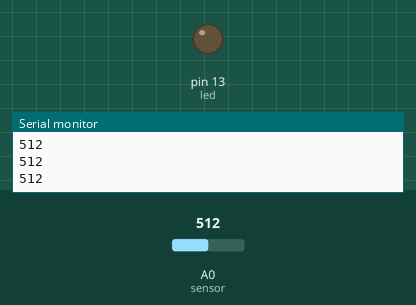
Recording of a sketch running on a simulated Arduino Uno, built with avr-gcc and run on an emulated ATmega328P. On the bench: output pins drawn as LEDs (lit = HIGH), the last lines printed to the serial monitor. Inputs (shaded band) come from the test bench; at power-on: A0 (sensor) = 512.

Above: at 1.2 s.
1.3 s: A0 (sensor) set to 427
2.8 s: A0 (sensor) set to 401
At 3.4 s:
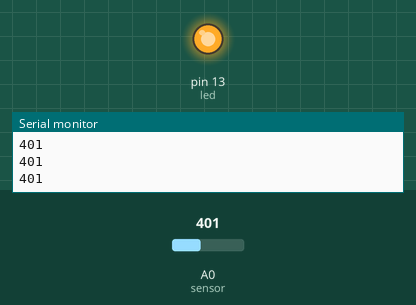
4.3 s: A0 (sensor) set to 430
At 5.4 s:
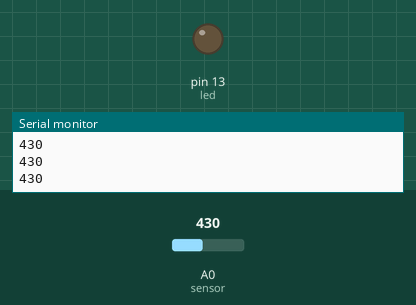
5.8 s: A0 (sensor) set to 410
At 6.6 s:
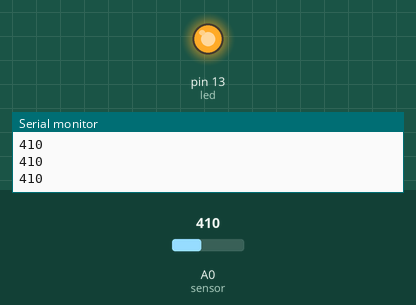
Timing chart, 0 to 8.3 s (numbered marks = the images above; inputs shaded):
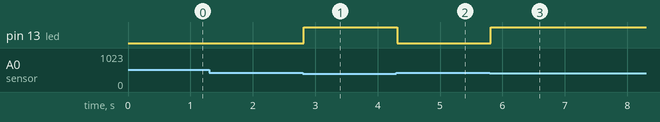

The sketch:

codigo_sensor_luz.ino
```cpp
int led = 13;
int sensor = 0;
int valorsensor = 0;

void setup(){
Serial.begin (9600);
pinMode(led, OUTPUT);
}

void loop () {
valorsensor = analogRead(sensor);
Serial.println(valorsensor);
delay(10);
if (valorsensor < 420){
digitalWrite(led,HIGH);
}
else {
digitalWrite(led,LOW);
}
}
```

Measured:
- the behaviour switches between 420 and 419 on A0 (sensor) (found by bisection; images 0 and 1)
- after the input at 2.8 s, pin 13 (led): LOW → HIGH at once
- after the input at 4.3 s, pin 13 (led): HIGH → LOW at once
- after the input at 5.8 s, pin 13 (led): LOW → HIGH at once
